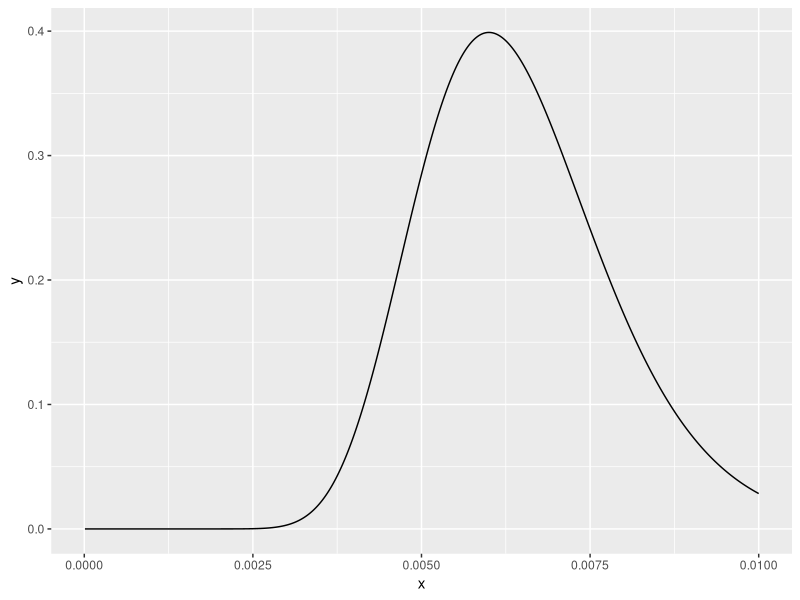
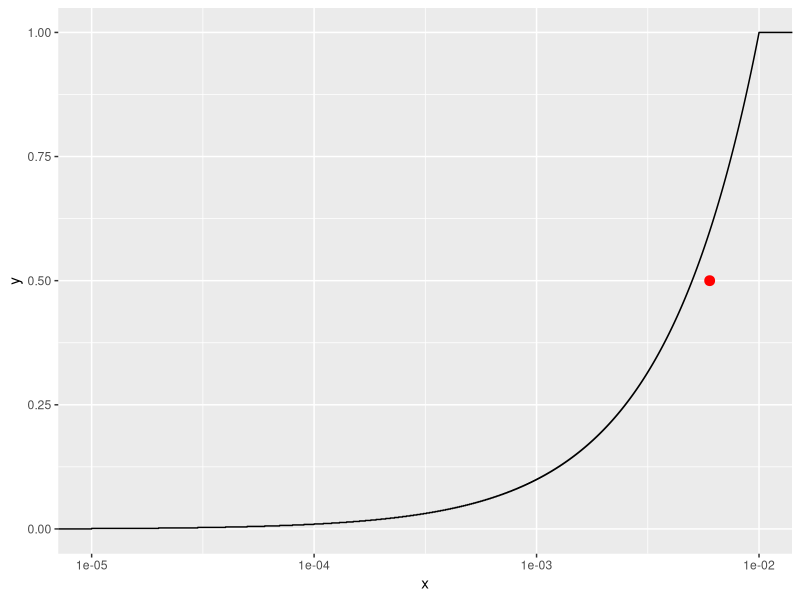

These figures' R source, in order:
# this was quick, subject to change

library(ggplot2)

#eec <- 0.006
eec <- seq(from=0.00001, to=0.01, by=0.00001)
ld50 <- 0.006
slope <- 4.5
# looks like this gives kernel density and not cumulative
# density and needs to be converted
z<-(slope)*(log(eec)-log(ld50))
phat<-(1/(2*pi)^0.5)*exp(-(z^2)/2)
phat

min(phat)
max(phat)


ggplot(data = data.frame(x = eec, y = phat), aes(x = x, y = y)) +
  geom_line()

# combine concentration and added mortality
df <- data.frame(x = eec, y = phat)

# ld50 point
ld50_point <- data.frame(x = 0.006, y = 0.5)

# plot the cdf using ggplot2
ggplot(df, aes(x)) + 
  stat_ecdf(geom = "step") +
  scale_x_log10() +
  geom_point(data = ld50_point, aes(x = x, y = y), color = "red", size = 3)



# we still need to extract the cdf values from the cumulative
# curve to convert the doses to mortality
# the above equation only give the pdf as added mortality
